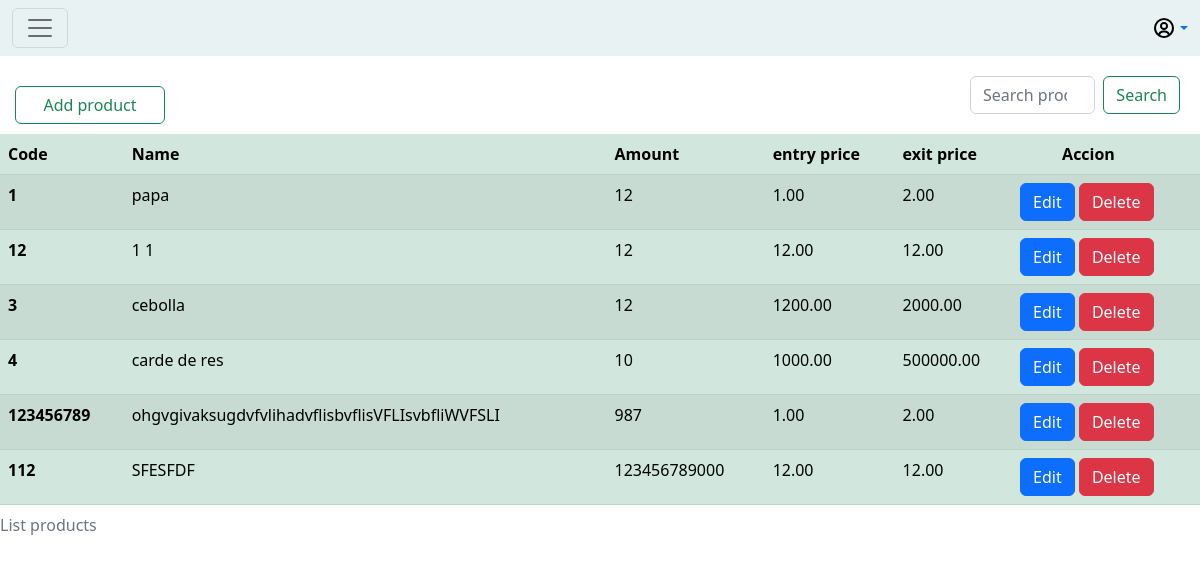
/list_products/, run on the app's committed database.
### apps/products_app/models.py (models this page shows, shortened)
class Products(models.Model):
    name = models.CharField(max_length=50)
    code = models.IntegerField(unique=True, max_length=10)
    amount = models.IntegerField()
    entry_price = models.DecimalField(max_digits=10, decimal_places=2)
    exit_price = models.DecimalField(max_digits=10, decimal_places=2,)

### apps/products_app/views.py (the view)
# urls.py: path('list_products/',ProductsListView.as_view(),name='list_products')
class ProductsListView(ListView):
    model = Products
    template_name = "products/listproducts.html"
    context_object_name = 'prod'

### templates/products/listproducts.html (shortened to what this page needs)
{% extends 'base.html' %}
{% load static %}
{% block content %}
    {% include 'includes/nav.html' %}
    <div class="d-flex justify-content-between align-items-center" style="width: 100%;">
        <a style="width: 150px; text-align: center; margin-top: 20px; margin-left: 15px;" class="btn btn-outline-success" role="button" href="{% url 'products_app:create_product' %}">
          Add product
        </a>
        <form class="d-flex" method="get" style="padding: 20px 20px; width: 250px;">{% csrf_token %}
          <input class="form-control me-2" type="search" placeholder="Search product..." aria-label="Search" name="usuario" id="usuario">
          <button class="btn btn-outline-success" type="submit">Search</button>
        </form>
      </div>
    <div class="table-responsive">
        <table class="table table-success table-striped table-hover" style="width: 100%;" >
            <caption>List products</caption>
            <thead>
            <tr>
                <th scope="col">Code</th>
                <th scope="col">Name</th>
                <th scope="col">Amount</th>
                <th scope="col">entry price</th>
                <th scope="col">exit price</th>
                <th scope="colgroup" style="padding-left: 50px;">Accion</th>
            </tr>
            </thead>
            <tbody>
                {% for p in prod %}
                <tr>
                    <th scope="row">{{p.code}}</th>
                    <td>{{p.name}}</td>
                    <td>{{p.amount}}</td>
                    <td>{{p.entry_price}}</td>
                    <td>{{p.exit_price}}</td>
                    <td>
                        <a type="button" class="btn btn-primary mod" href="#">
                            Edit
                        </a>
                        <button type="button" class="btn btn-danger" data-bs-toggle="modal" data-bs-target="#staticBackdrop{{p.id}}">
                            Delete
                        </button>
                    </td>
                </tr>
            {% endfor %}
            </tbody>
        </table>
    </div>
{% endblock content %}

### data on the page
Products: code "1", name "papa", amount "12", entry_price "1.00", exit_price "2.00"
Products: code "12", name "1 1", amount "12", entry_price "12.00", exit_price "12.00"
Products: code "3", name "cebolla", amount "12", entry_price "1200.00", exit_price "2000.00"
Products: code "4", name "carde de res", amount "10", entry_price "1000.00", exit_price "500000.00"
Products: code "123456789", name "ohgvgivaksugdvfvlihadvflisbvflisVFLIsvbfliWVFSLI", amount "987", entry_price "1.00", exit_price "2.00"
Products: code "112", name "SFESFDF", amount "123456789000", entry_price "12.00", exit_price "12.00"
